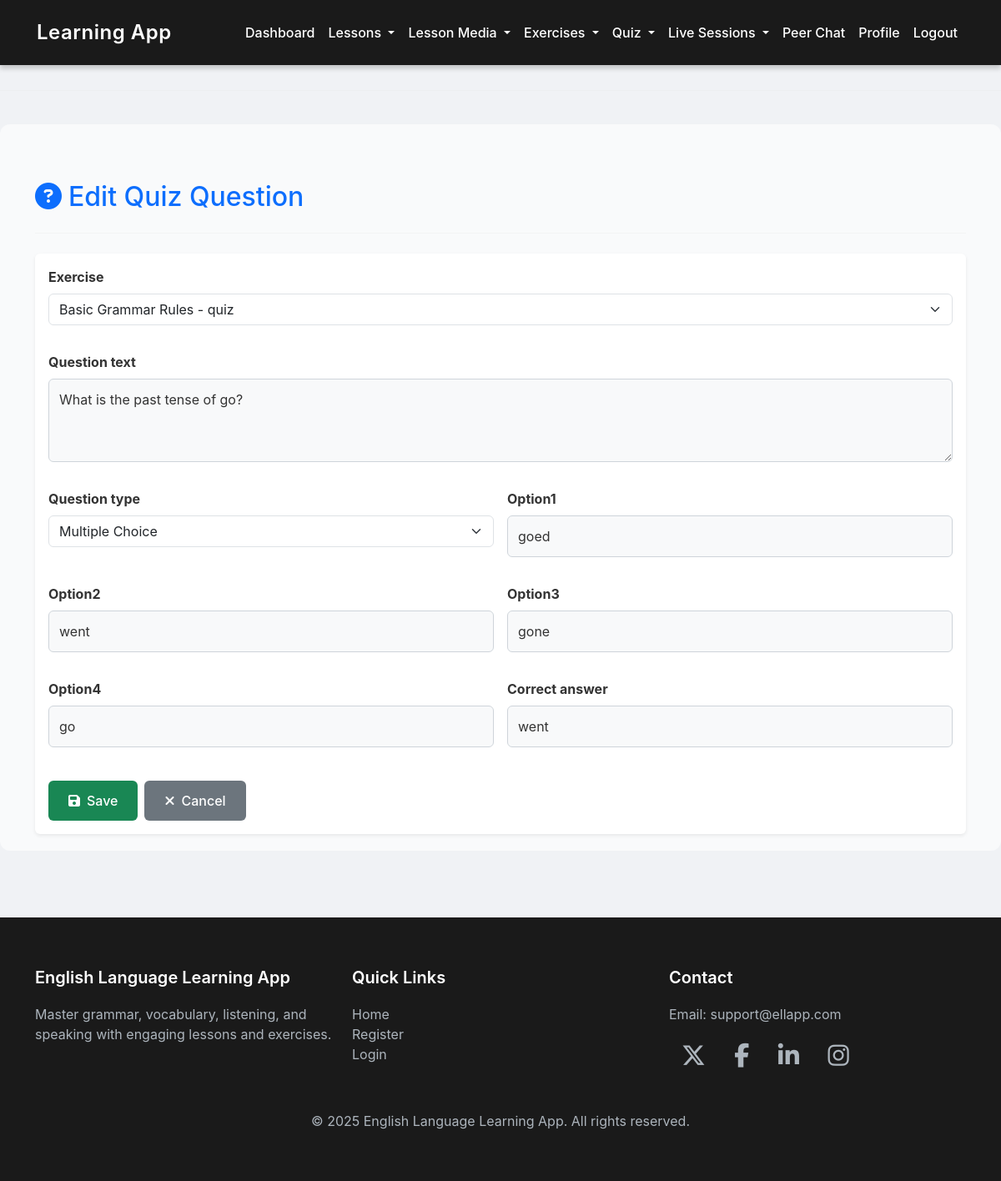
The page /quiz/questions/1/edit/ (signed in) on the database its author committed.
### myapp/models.py (models this page shows, shortened)
class Quiz(models.Model):
    QUESTION_TYPES = [
        ('mcq', 'Multiple Choice'),
        ('fill_blank', 'Fill in the Blank'),
        ('match', 'Matching'),
    ]
    exercise = models.ForeignKey('Exercise', on_delete=models.CASCADE, related_name="questions")
    question_text = models.TextField()
    question_type = models.CharField(max_length=20, choices=QUESTION_TYPES)
    option1 = models.CharField(max_length=255)
    option2 = models.CharField(max_length=255)
    option3 = models.CharField(max_length=255)
    option4 = models.CharField(max_length=255)
    correct_answer = models.CharField(max_length=255)
    created_at = models.DateTimeField(auto_now_add=True)
    updated_at = models.DateTimeField(auto_now=True)

### myapp/views.py (the view)
# urls.py: path('quiz/questions/<int:pk>/edit/', views.quiz_update, name='quiz_update'),
def quiz_update(request, pk):
    if request.session.get('user_role') != 'teacher':
        messages.error(request, "Unauthorized access")
        return redirect('login')
    question = get_object_or_404(Quiz, pk=pk, exercise__lesson__created_by_id=request.session['user_id'])
    if request.method == "POST":
        form = QuizForm(request.POST, instance=question)
        if form.is_valid():
            form.save()
            messages.success(request, "Question updated successfully")
            return redirect('quiz_list')
    else:
        form = QuizForm(instance=question)
    return render(request, 'quiz/quiz_form.html', {'form': form, 'title': 'Edit Quiz Question'})

### myapp/forms.py
class QuizForm(forms.ModelForm):
    class Meta:
        model = Quiz
        fields = [
            'exercise',
            'question_text',
            'question_type',
            'option1',
            'option2',
            'option3',
            'option4',
            'correct_answer',
        ]
        widgets = {
            'exercise': forms.Select(attrs={'class': 'form-select'}),
            'question_text': forms.Textarea(attrs={'class': 'form-control', 'rows': 3}),
            'question_type': forms.Select(attrs={'class': 'form-select'}),
            'option1': forms.TextInput(attrs={'class': 'form-control'}),
            'option2': forms.TextInput(attrs={'class': 'form-control'}),
            'option3': forms.TextInput(attrs={'class': 'form-control'}),
            'option4': forms.TextInput(attrs={'class': 'form-control'}),
            'correct_answer': forms.TextInput(attrs={'class': 'form-control'}),
        }

### myapp/models.py (called while the page is built)
    def __str__(self):
        return f"{self.lesson.title} - {self.type}"

### templates/quiz/quiz_form.html (shortened to what this page needs)
{% extends "base.html" %}
{% block content %}
<div class="container mt-5">
    <div class="row">
        <div class="col">
            <h2 class="text-primary"><i class="fas fa-question-circle me-2"></i>{{ title }}</h2>
            <hr class="my-4">
        </div>
    </div>
    <div class="row">
        <div class="col">
            <div class="card shadow-sm border-0">
                <div class="card-body">
                    <form method="post">
                        <div class="row g-3">
                            <div class="col-md-12 mb-3">
                                <label class="form-label fw-bold">{{ form.exercise.label }}</label>
                                {{ form.exercise }}
                            </div>
                            <div class="col-12 mb-3">
                                <label class="form-label fw-bold">{{ form.question_text.label }}</label>
                                {{ form.question_text }}
                            </div>
                            <div class="col-md-6 mb-3">
                                <label class="form-label fw-bold">{{ form.question_type.label }}</label>
                                {{ form.question_type }}
                            </div>
                            <div class="col-md-6 mb-3">
                                <label class="form-label fw-bold">{{ form.option1.label }}</label>
                                {{ form.option1 }}
                            </div>
                            <div class="col-md-6 mb-3">
                                <label class="form-label fw-bold">{{ form.option2.label }}</label>
                                {{ form.option2 }}
                            </div>
                            <div class="col-md-6 mb-3">
                                <label class="form-label fw-bold">{{ form.option3.label }}</label>
                                {{ form.option3 }}
                            </div>
                            <div class="col-md-6 mb-3">
                                <label class="form-label fw-bold">{{ form.option4.label }}</label>
                                {{ form.option4 }}
                            </div>
                            <div class="col-md-6 mb-3">
                                <label class="form-label fw-bold">{{ form.correct_answer.label }}</label>
                                {{ form.correct_answer }}
                            </div>
                        </div>
                        <div class="d-flex gap-2 mt-4">
                            <button type="submit" class="btn btn-success"><i class="fas fa-save me-2"></i>Save</button>
                            <a href="{% url 'quiz_list' %}" class="btn btn-secondary"><i class="fas fa-times me-2"></i>Cancel</a>
                        </div>
                    </form>
                </div>
            </div>
        </div>
    </div>
</div>
{% endblock %}

### templates/base.html (style rules this page uses)
body { background-color: #f0f2f5; font-family: 'Inter', -apple-system, BlinkMacSystemFont, sans-serif; color: #333; }
hr { border-top: 1px solid #e0e0e0; margin: 30px 0; }
.form-label { display: block; font-weight: 500; color: #333; margin-bottom: 8px; font-size: 1rem; }
.form-control { width: 100%; padding: 12px; font-size: 1rem; border: 1px solid #ced4da; border-radius: 6px; background-color: #f8f9fa; color: #333; transition: border-color 0.3s ease, box-shadow 0.3s ease; }
.form-control::placeholder { color: #6c757d; opacity: 0.7; }
textarea.form-control { resize: vertical; min-height: 100px; }
.btn { padding: 12px 24px; font-size: 1rem; font-weight: 500; border-radius: 6px; border: none; cursor: pointer; transition: background-color 0.3s ease, transform 0.2s ease; }
.btn-secondary { background-color: #6c757d; color: #ffffff; }

### rows shown on the page
Quiz: exercise "Basic Grammar Rules - quiz", question_text "What is the past tense of go?", question_type "Multiple Choice", option1 "goed", option2 "went", option3 "gone", option4 "go", correct_answer "went"

### other values the page prints
{{ title }} "Edit Quiz Question"
